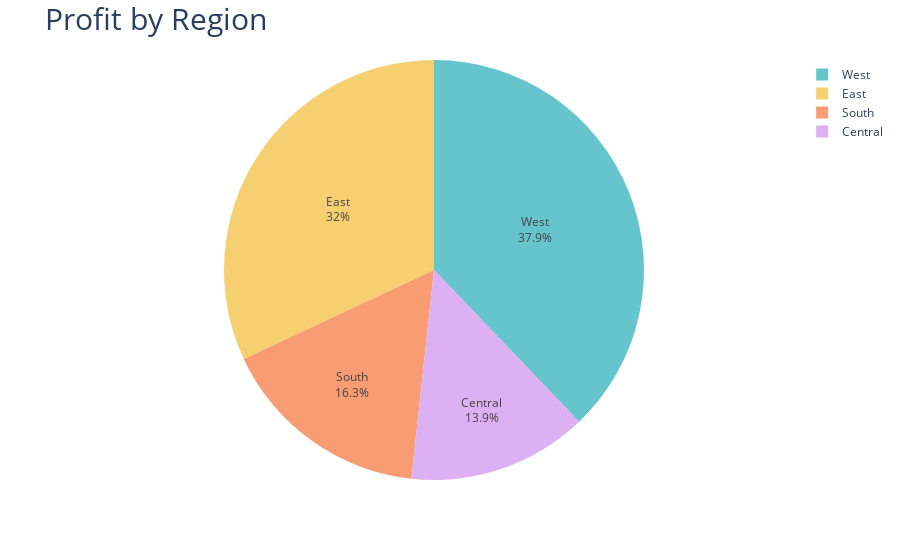

The code cell stored with this chart in its notebook:
### Markdown cell above
### Profit by Region

### Code cell
#Which region are performing the best/worst?
profit_by_region = df.groupby('Region')['Profit'].sum().reset_index()

fig_profit_by_region= px.pie(profit_by_region, 
             values='Profit', 
             names='Region', 
             color_discrete_sequence=px.colors.qualitative.Pastel)

fig_profit_by_region.update_traces(textposition='inside', textinfo='percent+label')
fig_profit_by_region.update_layout(title_text='Profit by Region', title_font=dict(size=30))

fig_profit_by_region.show()

### Figure 1 — Plotly figure (JSON) as saved in the notebook; plotly's stock layout.template omitted (floating-point values rounded to 4 significant figures)
{"data": [{"domain": {"x": [0, 1], "y": [0, 1]}, "hovertemplate": "Region=%{label}<br>Profit=%{value}<extra></extra>", "labels": ["Central", "East", "South", "West"], "legendgroup": "", "name": "", "showlegend": true, "textinfo": "percent+label", "textposition": "inside", "type": "pie", "values": [39710.0, 91530.0, 46750.0, 108400.0]}], "layout": {"legend": {"tracegroupgap": 0}, "margin": {"t": 60}, "piecolorway": ["rgb(102, 197, 204)", "rgb(246, 207, 113)", "rgb(248, 156, 116)", "rgb(220, 176, 242)", "rgb(135, 197, 95)", "rgb(158, 185, 243)", "rgb(254, 136, 177)", "rgb(201, 219, 116)", "rgb(139, 224, 164)", "rgb(180, 151, 231)", "rgb(179, 179, 179)"], "title": {"font": {"size": 30}, "text": "Profit by Region"}}}
